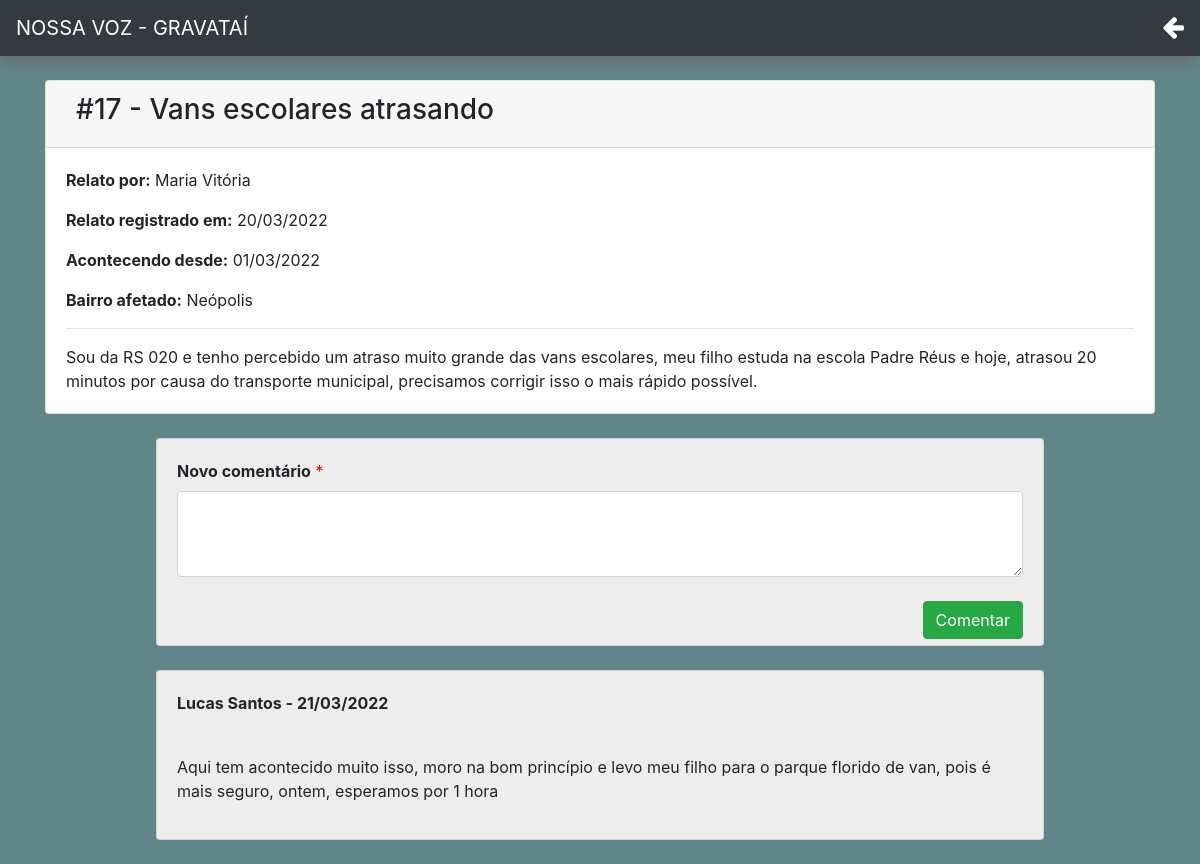
/tela/chamado_especifico.php?cod=17 (signed in), run on the app's committed database.
### tables this page shows
CREATE TABLE `chamado` (
  `chamado_cod` int(11) NOT NULL,
  `chamado_titulo` varchar(300) NOT NULL,
  `chamado_descricao` longtext NOT NULL,
  `chamado_bairro` mediumtext NOT NULL,
  `chamado_data_relato` date NOT NULL,
  `chamado_data_acontecimento` date NOT NULL,
  `chamado_usuario` int(11) NOT NULL
);

CREATE TABLE `usuario` (
  `usuario_cod` int(11) NOT NULL,
  `usuario_nome` varchar(60) NOT NULL,
  `usuario_email` varchar(100) NOT NULL,
  `usuario_senha` varchar(200) NOT NULL
);

CREATE TABLE `comentario` (
  `comentario_cod` int(11) NOT NULL,
  `comentario_descricao` longtext NOT NULL,
  `comentario_data` date NOT NULL,
  `comentario_usuario` int(11) NOT NULL,
  `comentario_chamado` int(11) NOT NULL
);

### tela/chamado_especifico.php (the view, shortened to what this page needs)
<?php
	include_once("../php/conexao.php");
	$chamado_cod = $_GET['cod'];
	$select_chamado_especifico = mysqli_query($conexao,"select * from chamado where chamado_cod = $chamado_cod");
	while ($c = $select_chamado_especifico -> fetch_array()) {
		$chamado_cod = $c['chamado_cod'];
		$chamado_titulo = $c['chamado_titulo'];
		$chamado_descricao = $c['chamado_descricao'];
		$chamado_bairro = $c['chamado_bairro'];
		$chamado_data_relato = $c['chamado_data_relato'];
		$chamado_data_acontecimento = $c['chamado_data_acontecimento'];
		$chamado_usuario = $c['chamado_usuario'];
		$select_nome = mysqli_query($conexao,"select * from usuario where usuario_cod = '$chamado_usuario'");
		while ($u = $select_nome -> fetch_array()) {
			$usuario_nome = $u['usuario_nome'];
		}
	}
	?>
<!DOCTYPE html>
<html lang="pt-br" dir="ltr">
	<head>
		<link rel="stylesheet" href="https://stackpath.bootstrapcdn.com/bootstrap/4.5.2/css/bootstrap.min.css"/>
		<link rel="stylesheet" href="../css/feed.css">
		<link rel="stylesheet" href="../css/geral.css">
		<link rel="stylesheet" href="https://cdnjs.cloudflare.com/ajax/libs/font-awesome/4.7.0/css/font-awesome.min.css">
	</head>
	<body>
		<nav class="navbar navbar-expand-lg bg-dark">
			<a class="navbar-brand text-white" href="index.php">NOSSA VOZ - GRAVATAÍ</a>
			<ul class="navbar-nav ml-auto">
				<li class="nav-item">
					<a href="index.php" class="menu text-white icon">
					<i class="fa fa-arrow-left"></i>
					</a>
				</li>
			</ul>
		</nav>
		<br>
		<section>
			<div class="container">
				<div class="card">
					<div class="card-header">
						<div class="d-inline float-left text-black">
							<h3>#<?php echo $chamado_cod ?> - <?php echo $chamado_titulo ?></h3>
						</div>
					</div>
					<div class="card-body">
						<p><b>Relato por:</b><?php echo $usuario_nome	; ?></p>
						<p><b>Relato registrado em:</b> <?php echo date("d/m/Y", strtotime($chamado_data_relato)) ?></p>
						<p><b>Acontecendo desde:</b> <?php echo date("d/m/Y", strtotime($chamado_data_acontecimento)) ?></p>
						<p><b>Bairro afetado:</b> <?php echo $chamado_bairro ?></p>
						<hr>
						<?php echo nl2br($chamado_descricao); ?>
					</div>
				</div>
				<br>
			</div>
			<div class="container">
				<div class="card comentario">
					<form action="../php/comentario/cadastrar_comentario.php" method="post">
						<div class="card-body">
							<label for="chamado_comentario"><b>Novo comentário</b></label> <span class="obrigatorio">*</span><br>
							<textarea name="comentario_descricao" rows="3" cols="60" class="form-control" value="" required></textarea>
							<br>
							<button type="submit" class="btn btn-success float-right">Comentar</button>
							<br>
						</div>
					</form>
				</div>
				<br>
				<?php
					$select_comentario = mysqli_query($conexao,"select * from comentario where comentario_chamado = $chamado_cod");
					if (mysqli_num_rows($select_comentario) != 0) {
						while ($cc = $select_comentario -> fetch_array()) {
							$comentario_descricao = $cc['comentario_descricao'];
							$comentario_data = $cc['comentario_data'];
							$comentario_usuario = $cc['comentario_usuario'];
							$select_nome = mysqli_query($conexao,"select usuario_nome from usuario where usuario_cod = '$comentario_usuario'");
							while ($u = $select_nome -> fetch_array()) {
								$usuario_nome = $u['usuario_nome'];
							}
						?>
				<div class="comentario card">
					<div class="card-body">
						<p><b><?php echo $usuario_nome ?> - <?php echo date("d/m/Y", strtotime($comentario_data)) ?></b> </p>
						<br>
						<p><?php echo $comentario_descricao ?></p>
					</div>
				</div>
				<?php
					}
					}
					?>
				<br>
			</div>
		</section>
	</body>
</html>

### css/feed.css (style rules this page uses)
body { background-color: #60868a; }
.icon { font-size: 25px; cursor: pointer; border: none; background-color: transparent; outline: none; }
.d-inline { margin-left: 10px; }
.comentario { background-color: #ededed; width: 80%; margin-left: 10%; margin-right: 10%; }

### css/geral.css (style rules this page uses)
.nav-item { padding-left: 15px; }
.obrigatorio { color: red; }
.navbar { box-shadow: -1px 10px 16px -4px rgba(105,107,105,1); }

### data on the page
chamado: chamado_cod "17", chamado_titulo "Vans escolares atrasando", chamado_data_relato "20/03/2022", chamado_data_acontecimento "01/03/2022", chamado_bairro "Neópolis", chamado_descricao "Sou da RS 020 e tenho percebido um atraso muito grande das vans escolares, meu filho estuda na escola Padre Réus e hoje, atrasou 20 minutos por causa do transporte municipal, precisamos corrigir isso o mais rápido possível."
usuario: usuario_nome "Maria Vitória"
comentario: comentario_usuario.usuario_nome "Lucas Santos", comentario_data "21/03/2022", comentario_descricao "Aqui tem acontecido muito isso, moro na bom princípio e levo meu filho para o parque florido de van, pois é mais seguro, ontem, esperamos por 1 hora"
